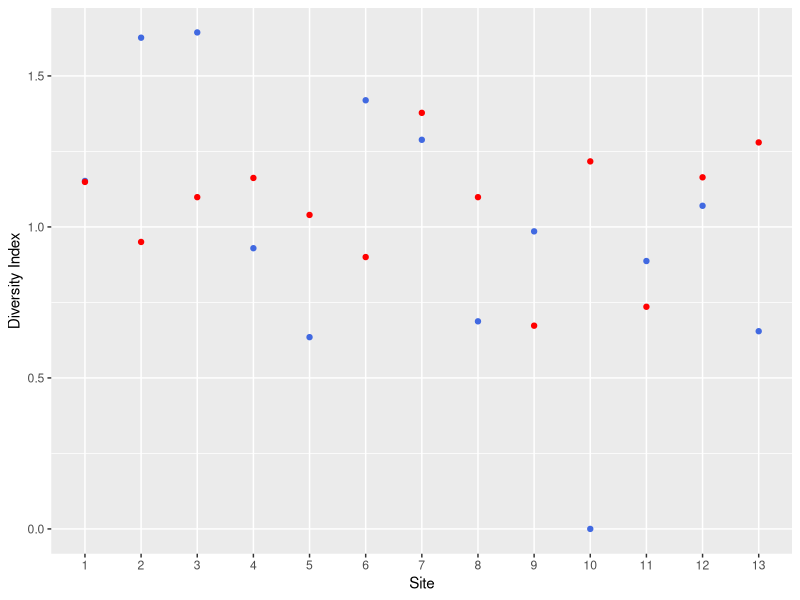

Generate this figure with R: (Note: this script raises an error after producing the figure.)
#########

# code for macro/plant ecology project

library(ggplot2)
plant = read.csv('project_data_script/macro_plant.csv')
View(plant)
plant$site = as.integer(plant$site)
names = labels=c("Macroinvertebrates","Macrophytes")


## scatterplot
ggplot(plant, aes(x=reorder(site,treatment), y=diversity, col = treatment))+
  geom_point()+
  scale_color_manual(labels=c("Macroinvertebrates","Macrophytes"),values = c("red","royalblue"))+     ## adds the legend according to color of "treatment" category
  scale_fill_hue(labels=c("Macroinvertebrates","Macrophytes"))+
  guides(col = guide_legend(title = "Treatment"))+
  labs(x="Site", y="Diversity Index")+
  theme(legend.position = "Left")


x=reorder(cut,price)

## bar graph
ggplot(data=plant, aes(x=reorder(site,treatment), y=diversity, fill=treatment)) +
  geom_bar(stat="identity", color = "black", position=position_dodge())+
  scale_fill_manual(values=c("blue3","lightgreen"))+
  guides(fill = guide_legend(title = "Sample Type")) +      ### changes name OF legend
  labs(x="Site No", y="Diversity Index") +
  theme_classic()
  

## box plt
ggplot(plant, aes(x=treatment, y=diversity))+
  geom_boxplot()+
  stat_boxplot(geom="errorbar", width = 0.25)+
  labs(x="Sample Type", y = "Diversity Index")+
  scale_x_discrete(labels=c("Macroinvertebrates","Macrophytes"))+
  theme_classic()

t_test_macro=read.csv("project_data_script/t_testmacro.csv")
head(t_test_macro)
  
t_test_macro$sample = as.numeric(t_test_macro$sample)
t.test(diversity ~ sample, t_test_macro, paired = FALSE)
View(t_test_macro)

summary(split_data$macroinvertebrate$diversity)

var(split_data$macroinvertebrate$diversity)

##### linear regression

model = lm(diversity ~ sample, data = t_test_macro)
summary(model)
model

split_data <- split(plant, f = plant$treatment)   
View(split_data)
split_data[["macroinvertebrate"]]
split_data[["macrophyte"]]

summary(split_data[["macrophyte"]]$diversity)
summary(split_data[["macroinvertebrate"]]$diversity)

library(dplyr)






test_plant = read.csv("project_data_script/species_count.csv")
head(test_plant)
test_plant$site = as.character(test_plant$site)

richness = ggplot(test_plant, aes(x=sample, y=richness))+
  geom_boxplot()+
  labs(x="Sample Type", y="Species Richness")+
  theme_classic()
abundance = ggplot(test_plant, aes(x=sample, y=abundance))+
  geom_boxplot()+
  labs(x="Sample Type", y="Species Abundance")+
  ylim(0,60)+
  theme_classic()
abundance
library(cowplot)
richness_abundance = plot_grid(richness, abundance, ncol = 2, nrow= 1)
richness_abundance
